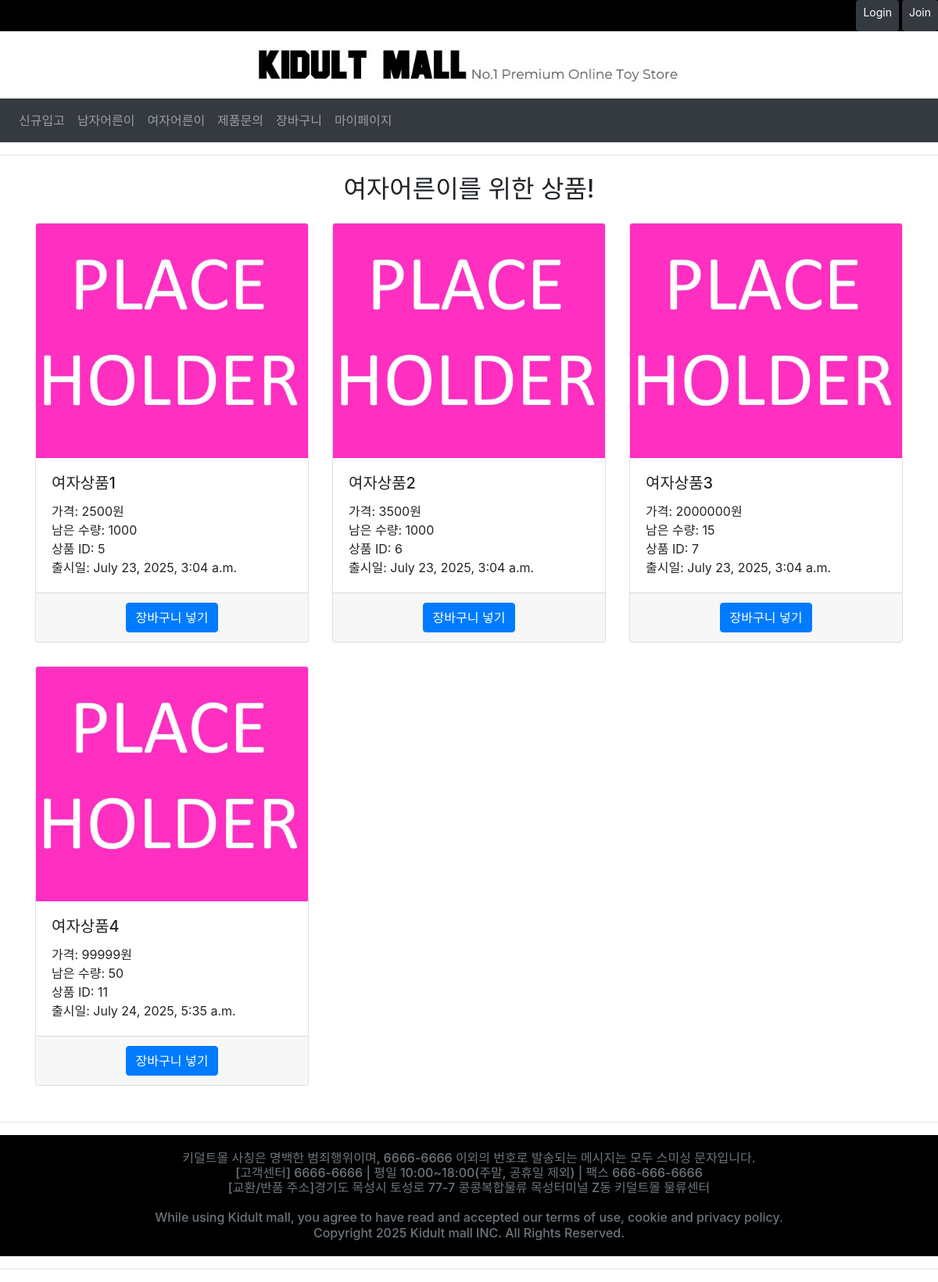
Screenshot of /women/ with the database file from the repository.
### kidultMallApp/models.py (models this page shows, shortened)
class Product(models.Model):
    id = models.BigAutoField(primary_key=True)
    productName = models.CharField(max_length=100)
    category = models.CharField(max_length=50)
    desc = models.TextField()
    price = models.IntegerField()
    quantity = models.IntegerField()
    created_at = models.DateTimeField(default=timezone.now)
    image = models.ImageField(upload_to='products/', null=True, blank=True)

### kidultMallApp/views.py (the view)
# urls.py: path('women/', views.forKidultGirlsView, name='women'),
def forKidultGirlsView(request):
    products = Product.objects.all().filter(category='girl')
    return render(request, 'forKidultGirlsView.html', {'products': products})

### kidultMallApp/templates/forKidultGirlsView.html (shortened to what this page needs)
<!DOCTYPE html>
<html lang="ko">
<head>
{% include '00_Template_Head.html' %}
</head>
<body>
{% include '00_Template_Top.html' %}
<hr>
<div class="container mt-4">
  <h2 class="mb-4 text-center">여자어른이를 위한 상품!</h2>
  <div class="row">
    {% for product in products %}
    <div class="col-md-4 product-card">
      <div class="card h-100">
        {% if product.image %}
        <img src="{{ product.image.url }}" class="card-img-top product-image" alt="{{ product.productName }}">
        {% else %}
        <img src="/media/products/placeHolder.jpg" class="card-img-top product-image" alt="기본 이미지">
        {% endif %}
        <div class="card-body">
          <h5 class="card-title">{{ product.productName }}</h5>
          <p class="card-text">
            가격: {{ product.price }}원<br>
            남은 수량: {{ product.quantity }}<br>
            상품 ID: {{ product.id }}<br>
            출시일: {{ product.created_at }}
          </p>
        </div>
        <div class="card-footer text-center">
          <form method="POST" action="{% url 'addToCart' %}">
            <button type="submit" class="btn btn-primary">장바구니 넣기</button>
          </form>
        </div>
      </div>
    </div>
    {% empty %}
    <div class="col-12">
      <div class="alert alert-warning text-center">상품이 없습니다. 죄송합니다 ㅠㅠ</div>
    </div>
    {% endfor %}
  </div>
</div>
<hr>
{% include '00_Template_Bottom.html' %}
</body>
</html>

### kidultMallApp/templates/forKidultGirlsView.html (style rules this page uses)
.product-card { margin-bottom: 30px; }
.product-image { height: 300px; object-fit: cover; }

### rows the page displays
Product: productName "여자상품1", price "2500", quantity "1000", id "5", created_at "July 23, 2025, 3:04 a.m."
Product: productName "여자상품2", price "3500", quantity "1000", id "6", created_at "July 23, 2025, 3:04 a.m."
Product: productName "여자상품3", price "2000000", quantity "15", id "7", created_at "July 23, 2025, 3:04 a.m."
Product: productName "여자상품4", price "99999", quantity "50", id "11", created_at "July 24, 2025, 5:35 a.m."
